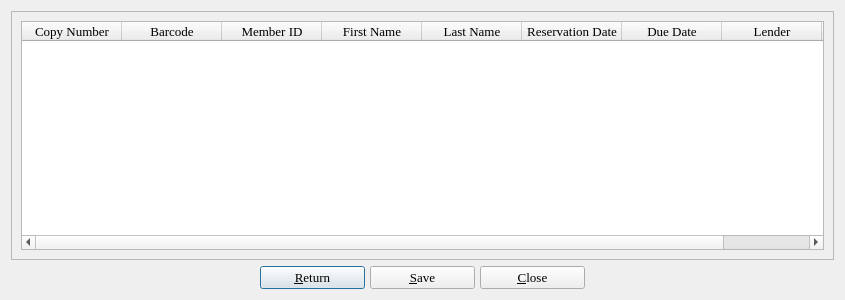
<?xml version="1.0" encoding="UTF-8"?>
<ui version="4.0">
 <class>checkedOutDialog</class>
 <widget class="QDialog" name="checkedOutDialog">
  <property name="geometry">
   <rect>
    <x>0</x>
    <y>0</y>
    <width>845</width>
    <height>300</height>
   </rect>
  </property>
  <property name="maximumSize">
   <size>
    <width>16777215</width>
    <height>16777215</height>
   </size>
  </property>
  <property name="font">
   <font>
    <family>Times</family>
    <pointsize>10</pointsize>
   </font>
  </property>
  <property name="windowTitle">
   <string>BiblioteQ: Current Borrowers</string>
  </property>
  <property name="windowIcon">
   <iconset>
    <normaloff>icons.d/book.png</normaloff>icons.d/book.png</iconset>
  </property>
  <property name="sizeGripEnabled">
   <bool>false</bool>
  </property>
  <layout class="QVBoxLayout">
   <item>
    <widget class="QFrame" name="frame">
     <property name="frameShape">
      <enum>QFrame::StyledPanel</enum>
     </property>
     <property name="frameShadow">
      <enum>QFrame::Raised</enum>
     </property>
     <layout class="QVBoxLayout">
      <item>
       <widget class="QTableWidget" name="table">
        <property name="focusPolicy">
         <enum>Qt::StrongFocus</enum>
        </property>
        <property name="alternatingRowColors">
         <bool>true</bool>
        </property>
        <property name="selectionMode">
         <enum>QAbstractItemView::SingleSelection</enum>
        </property>
        <property name="selectionBehavior">
         <enum>QAbstractItemView::SelectRows</enum>
        </property>
        <property name="verticalScrollMode">
         <enum>QAbstractItemView::ScrollPerItem</enum>
        </property>
        <property name="horizontalScrollMode">
         <enum>QAbstractItemView::ScrollPerPixel</enum>
        </property>
        <property name="sortingEnabled">
         <bool>false</bool>
        </property>
        <property name="cornerButtonEnabled">
         <bool>false</bool>
        </property>
        <column>
         <property name="text">
          <string>Copy Number</string>
         </property>
        </column>
        <column>
         <property name="text">
          <string>Barcode</string>
         </property>
        </column>
        <column>
         <property name="text">
          <string>Member ID</string>
         </property>
        </column>
        <column>
         <property name="text">
          <string>First Name</string>
         </property>
        </column>
        <column>
         <property name="text">
          <string>Last Name</string>
         </property>
        </column>
        <column>
         <property name="text">
          <string>Reservation Date</string>
         </property>
        </column>
        <column>
         <property name="text">
          <string>Due Date</string>
         </property>
        </column>
        <column>
         <property name="text">
          <string>Lender</string>
         </property>
        </column>
        <column>
         <property name="text">
          <string>MYOID</string>
         </property>
        </column>
       </widget>
      </item>
     </layout>
    </widget>
   </item>
   <item>
    <layout class="QHBoxLayout">
     <property name="spacing">
      <number>5</number>
     </property>
     <item>
      <spacer>
       <property name="orientation">
        <enum>Qt::Horizontal</enum>
       </property>
       <property name="sizeHint" stdset="0">
        <size>
         <width>39</width>
         <height>20</height>
        </size>
       </property>
      </spacer>
     </item>
     <item>
      <widget class="QPushButton" name="eraseButton">
       <property name="minimumSize">
        <size>
         <width>105</width>
         <height>0</height>
        </size>
       </property>
       <property name="font">
        <font>
         <family>Times</family>
         <pointsize>10</pointsize>
        </font>
       </property>
       <property name="text">
        <string>&amp;Return</string>
       </property>
       <property name="icon">
        <iconset>
         <normaloff>icons.d/16x16/eraser.png</normaloff>icons.d/16x16/eraser.png</iconset>
       </property>
      </widget>
     </item>
     <item>
      <widget class="QPushButton" name="saveButton">
       <property name="minimumSize">
        <size>
         <width>105</width>
         <height>0</height>
        </size>
       </property>
       <property name="font">
        <font>
         <family>Times</family>
         <pointsize>10</pointsize>
        </font>
       </property>
       <property name="text">
        <string>&amp;Save</string>
       </property>
       <property name="icon">
        <iconset>
         <normaloff>icons.d/16x16/ok.png</normaloff>icons.d/16x16/ok.png</iconset>
       </property>
      </widget>
     </item>
     <item>
      <widget class="QPushButton" name="cancelButton">
       <property name="minimumSize">
        <size>
         <width>105</width>
         <height>0</height>
        </size>
       </property>
       <property name="font">
        <font>
         <family>Times</family>
         <pointsize>10</pointsize>
        </font>
       </property>
       <property name="text">
        <string>&amp;Close</string>
       </property>
       <property name="icon">
        <iconset>
         <normaloff>icons.d/16x16/cancel.png</normaloff>icons.d/16x16/cancel.png</iconset>
       </property>
      </widget>
     </item>
     <item>
      <spacer>
       <property name="orientation">
        <enum>Qt::Horizontal</enum>
       </property>
       <property name="sizeHint" stdset="0">
        <size>
         <width>40</width>
         <height>20</height>
        </size>
       </property>
      </spacer>
     </item>
    </layout>
   </item>
  </layout>
 </widget>
 <tabstops>
  <tabstop>table</tabstop>
  <tabstop>eraseButton</tabstop>
  <tabstop>saveButton</tabstop>
  <tabstop>cancelButton</tabstop>
 </tabstops>
 <resources/>
 <connections/>
</ui>
